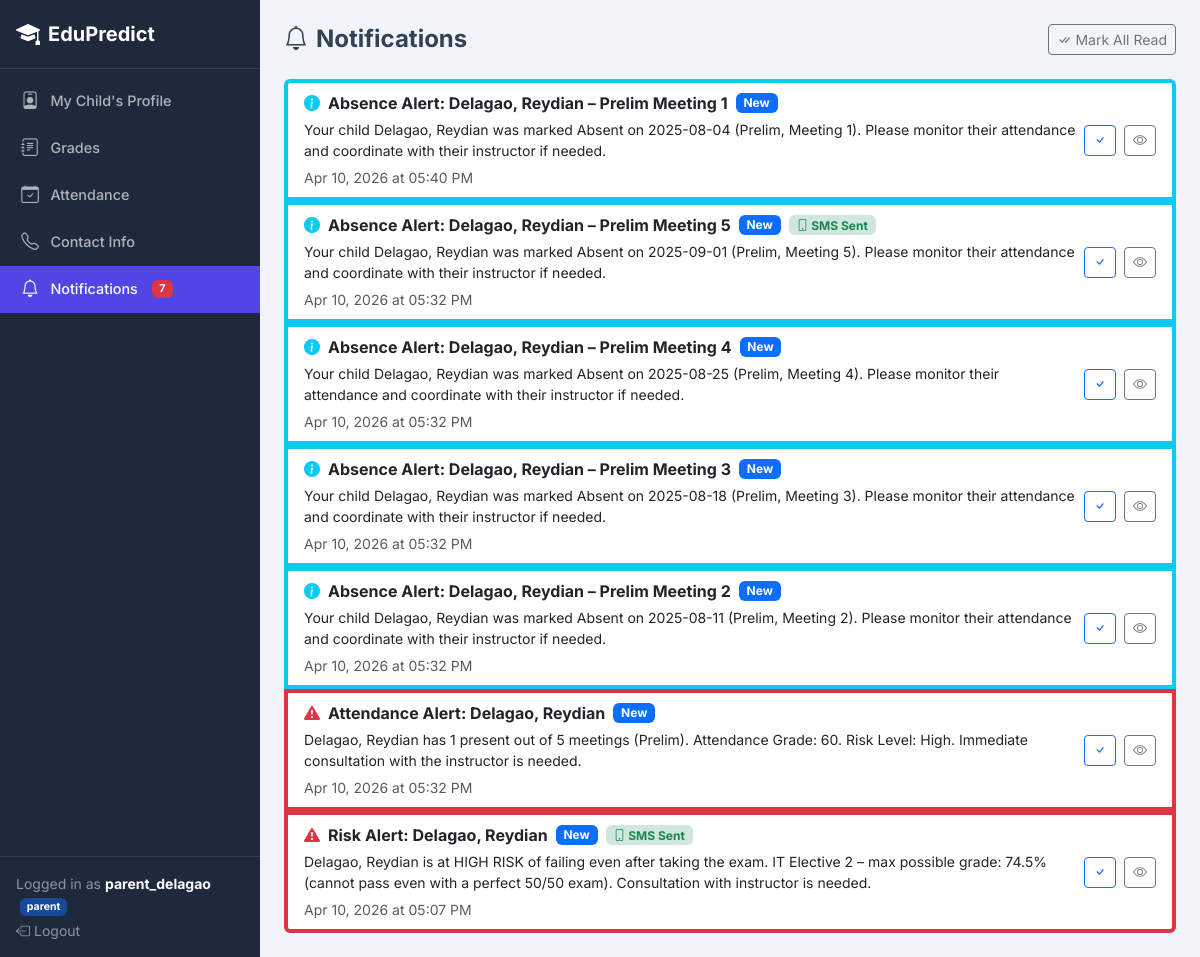
Page /notifications (signed in) on the committed database.
### app.py (models this page shows, shortened)
class User(db.Model):
    __tablename__ = 'users'
    id = db.Column(db.Integer, primary_key=True)
    username = db.Column(db.String(80), unique=True, nullable=False)
    password_hash = db.Column(db.String(256), nullable=False)
    role = db.Column(db.String(20), default='teacher')
    student_id = db.Column(db.Integer, db.ForeignKey('students.id'), nullable=True)
    @property
    def is_authenticated(self): return True
    @property
    def is_staff(self): return self.role in ('admin', 'teacher')
    @property
    def is_parent(self): return self.role == 'parent'

class Notification(db.Model):
    __tablename__ = 'notifications'
    id = db.Column(db.Integer, primary_key=True)
    user_id = db.Column(db.Integer, db.ForeignKey('users.id'), nullable=False)
    student_id = db.Column(db.Integer, db.ForeignKey('students.id'), nullable=False)
    title = db.Column(db.String(200), nullable=False)
    message = db.Column(db.Text, nullable=False)
    type = db.Column(db.String(20), default='warning')  # warning, info, success
    is_read = db.Column(db.Boolean, default=False)
    sms_sent = db.Column(db.Boolean, default=False)
    created_at = db.Column(db.DateTime, default=datetime.utcnow)
    user = db.relationship('User', backref='notifications')

### app.py (the view)
@app.route('/notifications')
@login_required
def notifications():
    page = request.args.get('page', 1, type=int)
    per_page = 15
    pagination = (
        Notification.query.filter_by(user_id=current_user.id)
        .order_by(Notification.created_at.desc())
        .paginate(page=page, per_page=per_page, error_out=False)
    )
    notifs = pagination.items
    return render_template('notifications.html', notifications=notifs, pagination=pagination)

### app.py (called while the page is built)
@login_manager.user_loader
def load_user(user_id):
    return db.session.get(User, int(user_id))

### templates/notifications.html (shortened to what this page needs)
{% extends "base.html" %}
{% block content %}
{% from '_pagination.html' import render_pagination %}
<div class="d-flex flex-wrap align-items-center justify-content-between gap-2 mb-4">
    <h4 class="fw-bold mb-0"><i class="bi bi-bell me-2"></i>Notifications</h4>
    {% if notifications %}
    <form method="POST" action="{{ url_for('mark_all_notifications_read') }}">
        <button class="btn btn-outline-secondary btn-sm" type="submit"><i class="bi bi-check-all me-1"></i>Mark All Read</button>
    </form>
    {% endif %}
</div>
{% if notifications %}
<div class="list-group">
    {% for n in notifications %}
    <div class="list-group-item list-group-item-action {% if not n.is_read %}border-start border-4 border-{{ n.type }}{% endif %} d-flex flex-column flex-md-row align-items-md-center gap-2">
        <div class="flex-grow-1">
            <div class="d-flex align-items-center gap-2 mb-1">
                {% if n.type == 'danger' %}
                <i class="bi bi-exclamation-triangle-fill text-danger"></i>
                {% elif n.type == 'warning' %}
                <i class="bi bi-exclamation-circle-fill text-warning"></i>
                {% else %}
                <i class="bi bi-info-circle-fill text-info"></i>
                {% endif %}
                <strong class="{% if not n.is_read %}text-dark{% else %}text-muted{% endif %}">{{ n.title }}</strong>
                {% if not n.is_read %}<span class="badge bg-primary">New</span>{% endif %}
                {% if n.sms_sent %}<span class="badge bg-success-subtle text-success"><i class="bi bi-phone"></i> SMS Sent</span>{% endif %}
            </div>
            <p class="mb-1 small {% if n.is_read %}text-muted{% endif %}">{{ n.message }}</p>
            <small class="text-muted">{{ n.created_at.strftime('%b %d, %Y at %I:%M %p') if n.created_at else '' }}</small>
        </div>
        <div class="d-flex gap-2 flex-shrink-0">
            {% if not n.is_read %}
            <form method="POST" action="{{ url_for('mark_notification_read', notif_id=n.id) }}">
                <button class="btn btn-sm btn-outline-primary" type="submit"><i class="bi bi-check"></i></button>
            </form>
            {% endif %}
            {% if n.student_id %}
            <a href="{{ url_for('student_profile', student_id=n.student_id) }}" class="btn btn-sm btn-outline-secondary"><i class="bi bi-eye"></i></a>
            {% endif %}
        </div>
    </div>
    {% endfor %}
</div>
{% endif %}
{% endblock %}

### templates/base.html (shortened to what this page needs)
<!DOCTYPE html>
<html lang="en" data-bs-theme="light">
<head>
    <link href="https://cdn.jsdelivr.net/npm/bootstrap@5.3.3/dist/css/bootstrap.min.css" rel="stylesheet">
    <link href="https://cdn.jsdelivr.net/npm/bootstrap-icons@1.11.3/font/bootstrap-icons.min.css" rel="stylesheet">
    <link rel="stylesheet" href="{{ url_for('static', filename='css/style.css') }}">
</head>
<body>
<div class="d-flex min-vh-100">
    <nav class="sidebar d-none d-lg-flex flex-column flex-shrink-0">
        <div class="sidebar-brand d-flex align-items-center gap-2 px-3 py-3 border-bottom border-white border-opacity-10">
            <i class="bi bi-mortarboard-fill fs-4"></i>
            <span class="fw-bold fs-5">EduPredict</span>
        </div>
        {% include '_sidebar_nav.html' %}
        <div class="mt-auto px-3 py-3 border-top border-white border-opacity-10 small">
            <div class="text-white-50">
                Logged in as <strong class="text-white">{{ current_user.username }}</strong>
                <span class="badge bg-primary bg-opacity-50 ms-1">{{ current_user.role }}</span>
            </div>
            <a href="{{ url_for('logout') }}" class="text-white-50 text-decoration-none d-inline-flex align-items-center gap-1 mt-1">
                <i class="bi bi-box-arrow-left"></i> Logout
            </a>
        </div>
    </nav>
    <div class="flex-grow-1 main-wrapper">
        <main class="p-3 p-md-4">
            {% block content %}{% endblock %}
        </main>
    </div>
</div>
</body>
</html>

### static/css/style.css (style rules this page uses)
:root { --ep-sidebar: 260px; --ep-dark: #1e293b; --ep-dark-hover: #334155; --ep-primary: #4f46e5; --ep-success: #10b981; --ep-warning: #f59e0b; --ep-danger: #ef4444; --ep-info: #06b6d4; }
body { font-family: 'Inter', system-ui, -apple-system, sans-serif; background: #f1f5f9; color: #334155; }
a { color: var(--ep-primary); }
.sidebar, .sidebar-offcanvas { background: var(--ep-dark); color: #fff; width: var(--ep-sidebar); }
.sidebar .sidebar-brand { font-size: 1.15rem; }
.main-wrapper { min-height: 100vh; }

### rows in the picture
User: username "parent_delagao", role "parent"
Notification: type "info" (drawn), title "Absence Alert: Delagao, Reydian – Prelim Meeting 1", is_read "New", message "Your child Delagao, Reydian was marked Absent on 2025-08-04 (Prelim, Meeting 1). Please monitor their attendance and coordinate with their instructor if needed.", created_at "Apr 10, 2026 at 05:40 PM"
Notification: type "info" (drawn), title "Absence Alert: Delagao, Reydian – Prelim Meeting 5", is_read "New", sms_sent True (drawn), message "Your child Delagao, Reydian was marked Absent on 2025-09-01 (Prelim, Meeting 5). Please monitor their attendance and coordinate with their instructor if needed.", created_at "Apr 10, 2026 at 05:32 PM"
Notification: type "info" (drawn), title "Absence Alert: Delagao, Reydian – Prelim Meeting 4", is_read "New", message "Your child Delagao, Reydian was marked Absent on 2025-08-25 (Prelim, Meeting 4). Please monitor their attendance and coordinate with their instructor if needed.", created_at "Apr 10, 2026 at 05:32 PM"
Notification: type "info" (drawn), title "Absence Alert: Delagao, Reydian – Prelim Meeting 3", is_read "New", message "Your child Delagao, Reydian was marked Absent on 2025-08-18 (Prelim, Meeting 3). Please monitor their attendance and coordinate with their instructor if needed.", created_at "Apr 10, 2026 at 05:32 PM"
Notification: type "info" (drawn), title "Absence Alert: Delagao, Reydian – Prelim Meeting 2", is_read "New", message "Your child Delagao, Reydian was marked Absent on 2025-08-11 (Prelim, Meeting 2). Please monitor their attendance and coordinate with their instructor if needed.", created_at "Apr 10, 2026 at 05:32 PM"
Notification: type "danger" (drawn), title "Attendance Alert: Delagao, Reydian", is_read "New", message "Delagao, Reydian has 1 present out of 5 meetings (Prelim). Attendance Grade: 60. Risk Level: High. Immediate consultation with the instructor is needed.", created_at "Apr 10, 2026 at 05:32 PM"
Notification: type "danger" (drawn), title "Risk Alert: Delagao, Reydian", is_read "New", sms_sent True (drawn), message "Delagao, Reydian is at HIGH RISK of failing even after taking the exam. IT Elective 2 – max possible grade: 74.5% (cannot pass even with a perfect 50/50 exam). Consultation with instructor is needed.", created_at "Apr 10, 2026 at 05:07 PM"
